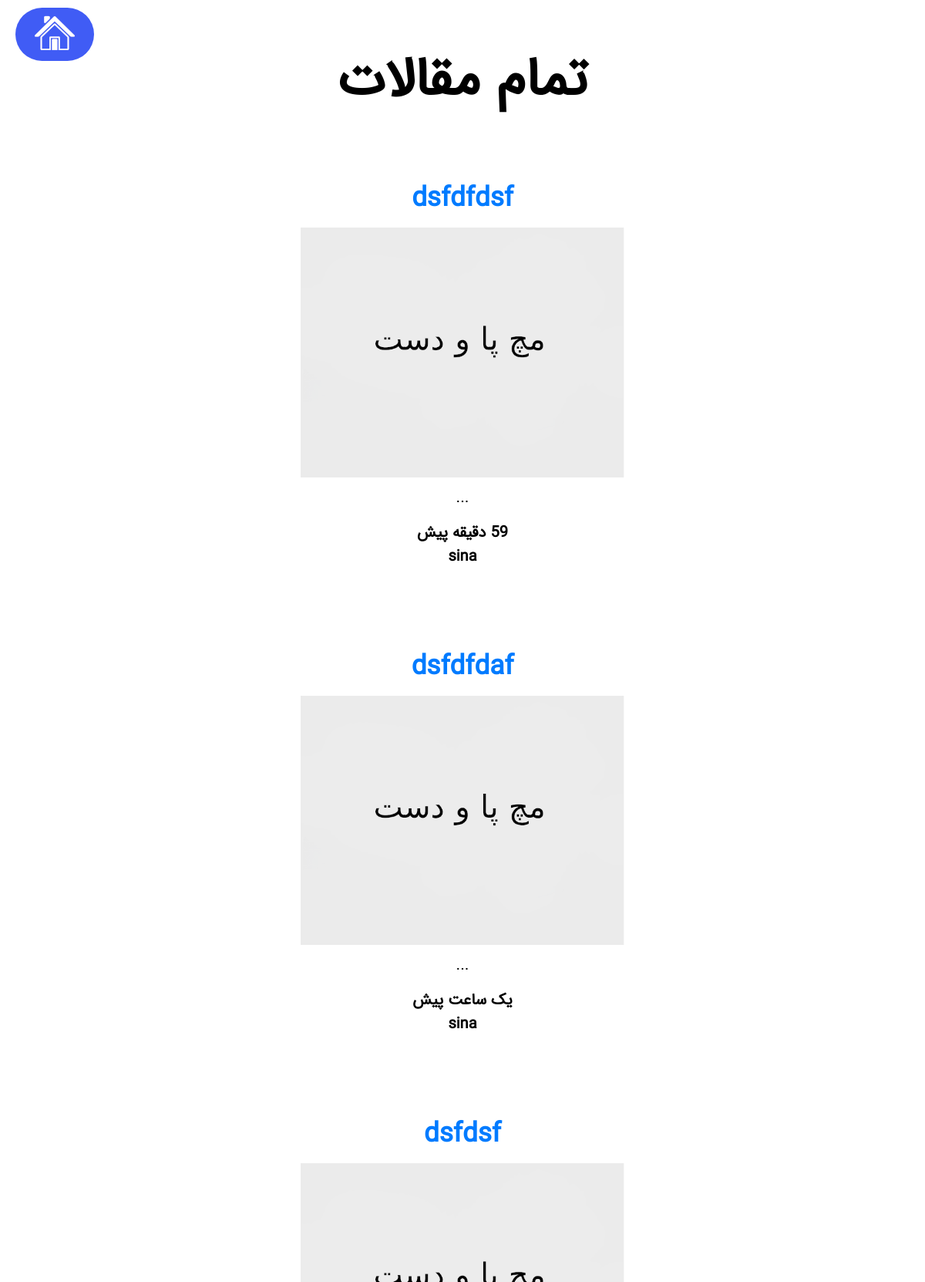
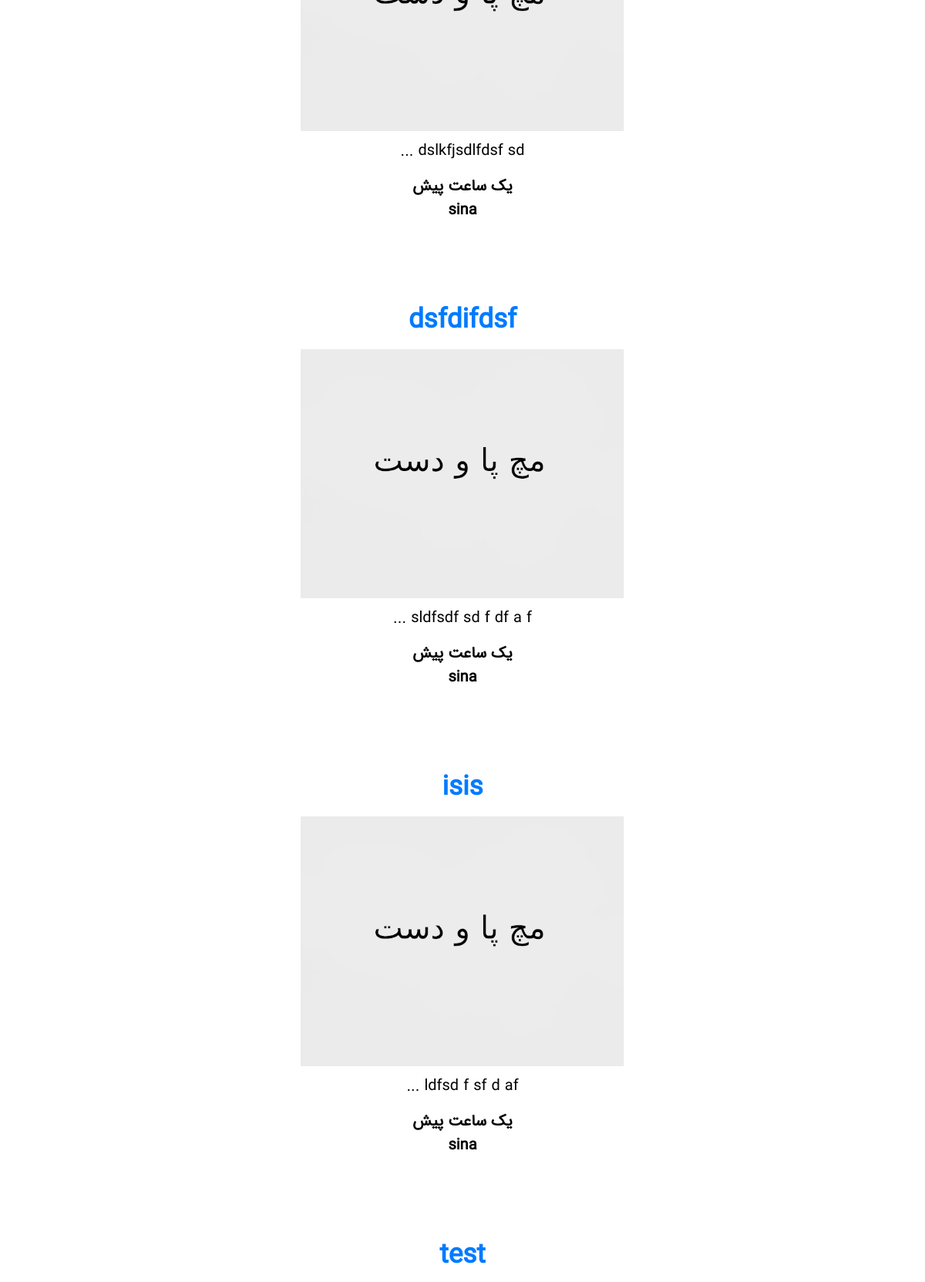
The app's page /articles/ (upper part) with its own data (2 pictures, top to bottom).
### articles/models.py (models this page shows, shortened)
class Article(models.Model):
    title: str = models.CharField("عنوان", max_length=256)
    slug = models.SlugField("آدرس", unique=True, allow_unicode=True)
    body: str = models.TextField("متن")
    date = models.DateTimeField(auto_now_add=True)
    image = models.ImageField("عکس", default='default.png')
    author = models.ForeignKey(User, on_delete=models.CASCADE)
    def snippet(self):
        return " ".join(self.body[:70].split()[:-1]) + " ..."
    def get_date(self):
        time = humanize.naturaltime(self.date).replace(
            ",", " and").replace(".", "").replace("،", " and ")
        return " ".join(_(word) for word in time.split())
    def get_title(self):
        return "\n".join(wrap(self.title, width=50))

### articles/views.py (the view)
# urls.py: path("", views.articles_list, name="list"),
def articles_list(request):
    articles = models.Article.objects.all().order_by("-date")[:20]
    args = {
        "articles": articles
    }
    return render(request, "articles/articles.html", args)

### articles/templates/articles/articles.html (shortened to what this page needs)
{% extends 'base.html' %}
{% load i18n %}
{% block content %}
<h1 class="title">تمام مقالات</h1>
{% for article in articles %}
<div class="articles">
  <h2>
    <a href="{% url 'articles:detail' slug=article.slug %}">{{ article.get_title | linebreaks }}</a>
  </h2>
  <a target="_blank" href="{% url 'articles:detail' slug=article.slug %}">
    <img src="{{ article.image.url }}" alt="{{ article.title }}" width="35%">
  </a>
  <p class="summery-body">{{ article.snippet }}</p>
  <div class="info">
    <p><b>{{ article.get_date }}</b></p>
    <p><b>{{ article.author.username }}</b></p>
  </div>
</div>
{% endfor %}
<br>
{% endblock %}

### assets/styles.css (style rules this page uses)
*, *::after, *::before { margin: 0; padding: 0; box-sizing: border-box; }
body { background-color: white; color: black; text-align: center; justify-content: center; font-family: "IRAN Sans", sans-serif; font-weight: normal; }
a { color: #007bff; text-decoration: none; background-color: transparent; -webkit-text-decoration-skip: objects; }
.title { padding-top: 50px; padding-bottom: 30px; font-size: 70px; }
.articles { padding-bottom: 60px; font-size: 20px; }
.articles h2 { margin-top: 40px; font-size: 35px; direction: rtl; margin-bottom: 10px; }
.summery-body { direction: rtl; }
.info { padding-top: 15px; direction: rtl; }

### records on screen
Article: get_title "dsfdfdsf", image (placeholder picture), snippet "...", get_date "59 دقیقه پیش", author.username "sina"
Article: get_title "dsfdfdaf", image (placeholder picture), snippet "...", get_date "یک ساعت پیش", author.username "sina"
Article: get_title "dsfdsf", image (placeholder picture), snippet "dslkfjsdlfdsf sd ...", get_date "یک ساعت پیش", author.username "sina"
Article: get_title "dsfdifdsf", image (placeholder picture), snippet "sldfsdf sd f df a f ...", get_date "یک ساعت پیش", author.username "sina"
Article: get_title "isis", image (placeholder picture), snippet "ldfsd f sf d af ...", get_date "یک ساعت پیش", author.username "sina"
Article: get_title "test"
